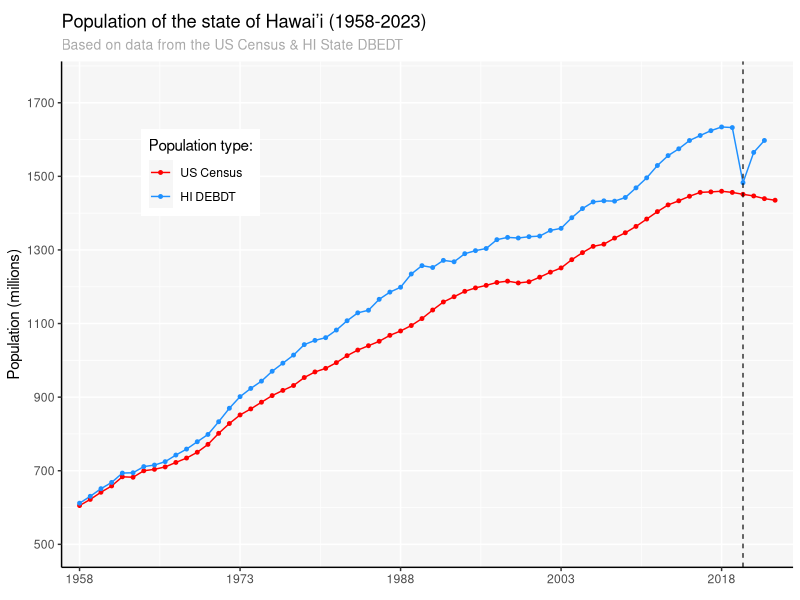

This chart was generated by the following R code: (Note: this script raises an error after producing the figure.)
library(tidyverse)
library(tidyr)
library(dplyr)
library(ggplot2)
library(ggtext)

raw_data <- read_csv('DBEDT_Data.csv')

just_pop <- raw_data %>%
  pivot_longer(cols= 4:87, names_to = 'year', values_to = 'population') %>%
  select(1, 5, 6) %>%
  pivot_wider(names_from = 'Indicator', values_from = 'population') %>%
  mutate(year = as.numeric(year)) %>%
  rename(census_decade = 'Population (Census)- Total Resident',
         census = 'Total Resident Population',
         de_facto = 'De Facto Population',
         births = 'Resident births',
         deaths= 'Resident deaths') %>%
  select(1, 3:6) %>%
  filter(year > 1957)

just_pop %>%
  select(de_facto) %>%
  drop_na() %>%
  max()

## Population observations chart
pop_graph <- just_pop %>%
  pivot_longer(cols = 2:3, names_to = 'source', values_to = 'population') %>%
  ggplot(aes(x=year, y=population, group = source, color = source)) +
  geom_line() +
  geom_point(size = 1) +
  geom_vline(xintercept = 2020, color = 'black', linetype = 'dashed', linewidth = 0.4) +
  #geom_smooth(se=FALSE, linewidth = 0.5) +
  scale_y_continuous(breaks = seq(500000, 1700000, 200000), labels = seq(500, 1700, 200),
                     limits = c(500000, 1750000)) +
  scale_x_continuous(breaks = seq(1958, 2023, 15), expand = c(0.01,0.01), limits = c(1957, 2024)) +
  scale_color_manual(name = 'Population type:',
                     values=c("red", "dodgerblue"),
                     labels=c("US Census", "HI DEBDT")) +
  labs(
    title = "Population of the state of Hawai'i (1958-2023)",
    subtitle = "Based on data from the US Census & HI State DBEDT",
    x = NULL,
    y = 'Population (millions)'
  ) +
  theme(
    plot.title = element_textbox_simple(margin = margin(b=5)),
    plot.subtitle = element_text(color = 'darkgrey', size = 10),
    panel.background = element_rect(fill = '#f6f6f6'),
    #panel.grid = element_blank(),
    legend.background = element_rect(fill = "white"),
    legend.key = element_rect(fill = '#f6f6f6'),
    legend.position = "inside",
    legend.position.inside = c(0.19, 0.78),
    #legend.text = element_text(color="black"),
    axis.line = element_line(),
    plot.margin = margin(10,5,10,5),
    panel.spacing = unit(0.3, 'in')
  )

lbl_txt <- data.frame(year = (2020 - 7), population = 1100000, label = '(COVID-19)',
                      group = source)
pop_graph +  
  geom_text(data = lbl_txt,label = lbl_txt$label, color = 'black', size = 3,
            group = source)

ggsave('figures/hawaii_population.png', width = 5, height = 4, units = 'in')

## Population changes chart
births_v_deaths <- just_pop %>%
  select(year, census, births, deaths) %>%
  # mutate(pos_change = (births/census)*100,
  #        neg_change = (deaths/census)*100) %>%
  pivot_longer(cols = 3:4, names_to = 'change', values_to = 'amount') %>%
  
  ggplot(aes(x=year, y=amount, group = change, color = change)) +
  geom_line() +
  geom_point(size = 1) +
  geom_vline(xintercept = 2020, color = 'black', linetype = 'dashed', linewidth = 0.4) +
  #geom_smooth(se=FALSE, linewidth = 0.3, color = 'black') +
  scale_y_continuous(breaks = seq(1000, 22000, 5000), labels = seq(1, 22, 5),
                     limits = c(1000, 22000)) +
  scale_x_continuous(breaks = seq(1958, 2023, 15), expand = c(0.01,0.01), limits = c(1957, 2024)) +
  scale_color_manual(name = 'Change type:',
                     values=c("darkorange", "forestgreen"),
                     labels=c("Births", "Deaths")) +
  labs(
    title = "Changes in population of state of Hawai'i (1958-2023)",
    subtitle = "Based on data from the Hawai'i State Dep of Health",
    x = NULL,
    y = 'Popuklation change (thousands)'
  ) +
  theme(
    plot.title = element_textbox_simple(margin = margin(b=5)),
    plot.subtitle = element_text(color = 'darkgrey', size = 10),
    panel.background = element_rect(fill = '#f6f6f6'),
    #panel.grid = element_blank(),
    legend.background = element_rect(fill = "white"),
    legend.key = element_rect(fill = '#f6f6f6'),
    legend.position = "inside",
    legend.position.inside = c(0.39, 0.48),
    #legend.text = element_text(color="black"),
    axis.line = element_line(),
    plot.margin = margin(10,5,10,5),
    panel.spacing = unit(0.3, 'in')
  )

lbl_txt_2 <- data.frame(year = (2020 - 6), amount = 4000, label = '(COVID-19)')

births_v_deaths +  
  geom_text(data = lbl_txt_2 ,label = lbl_txt_2$label, color = 'black', size = 3, 
            group = 1)

ggsave('figures/births_v_deaths.png', width = 5, height = 4, units = 'in')

